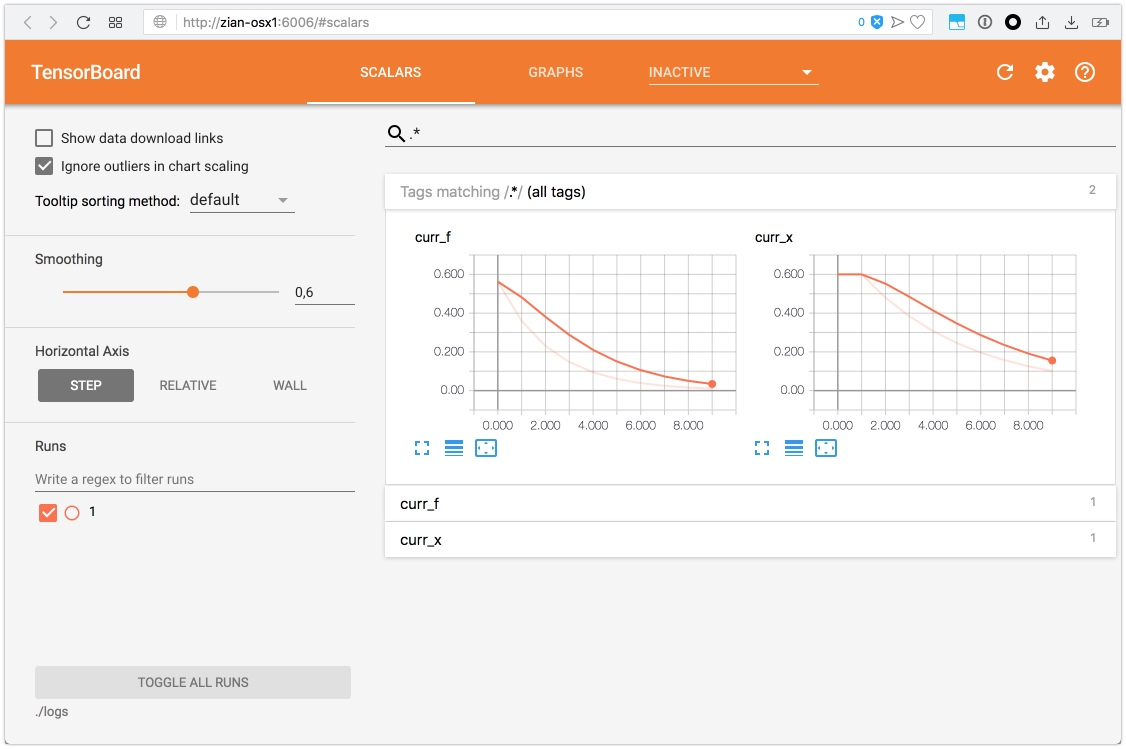
#> input picture ML/Unit 5 - Deep Learning/2 - Introduction to Deep Learning/Week2/images/TensorBoard.jpg, 1126 x 749 px
$ python -i image_preprocessor.py   (imports and definitions only)
#> lines starting #> are read from the running program, lines starting #| are printed output that depends on the picture
import os
import io
import requests
import base64
import numpy as np
from scipy.fftpack import dct
from PIL import Image


class ImageHasher:
    # [42 lines left out: functions hex_collector, average_hash, perceptual_hash, not called in this run]

    @staticmethod
    def difference_hash_image(image_data):
        """
        Generate a hash for an image using the dHash algorithm.
        """
        image = Image.open(io.BytesIO(image_data))
        image = image.convert('L').resize((9, 8), Image.LANCZOS)

        # Compare adjacent pixels.
        difference = []
        for row in range(8):
            for col in range(8):
                pixel_left = image.getpixel((col, row))
                pixel_right = image.getpixel((col + 1, row))
                difference.append(pixel_left > pixel_right)

        # Convert the binary array to a hexadecimal string.
        decimal_value = 0
        hex_string = []
        for index, value in enumerate(difference):
            if value:  # If this pixel is more intense than the next one
                decimal_value += 2 ** (index % 8)
            if (index % 8) == 7:  # Every 8 bits, append hex character
                hex_string.append(hex(decimal_value)[2:].rjust(2, '0'))
                decimal_value = 0

        return ''.join(hex_string)

    def combined_hash(self, image_data):
        """
        Combine dHash, aHash, and pHash to generate a more robust hash.
        """
        return self.difference_hash_image(image_data) + self.average_hash(image_data) + self.perceptual_hash(image_data)


class ImageDescriber:
    def __init__(self, api_key):
        self.api_key = api_key

    # [56 lines left out: functions encode_image, get_image_metadata, describe_image, not called in this run]

>>> import cv2
>>> picture = cv2.imread('../../../../../../Unit 5 - Deep Learning/2 - Introduction to Deep Learning/Week2/images/TensorBoard.jpg', cv2.IMREAD_GRAYSCALE)
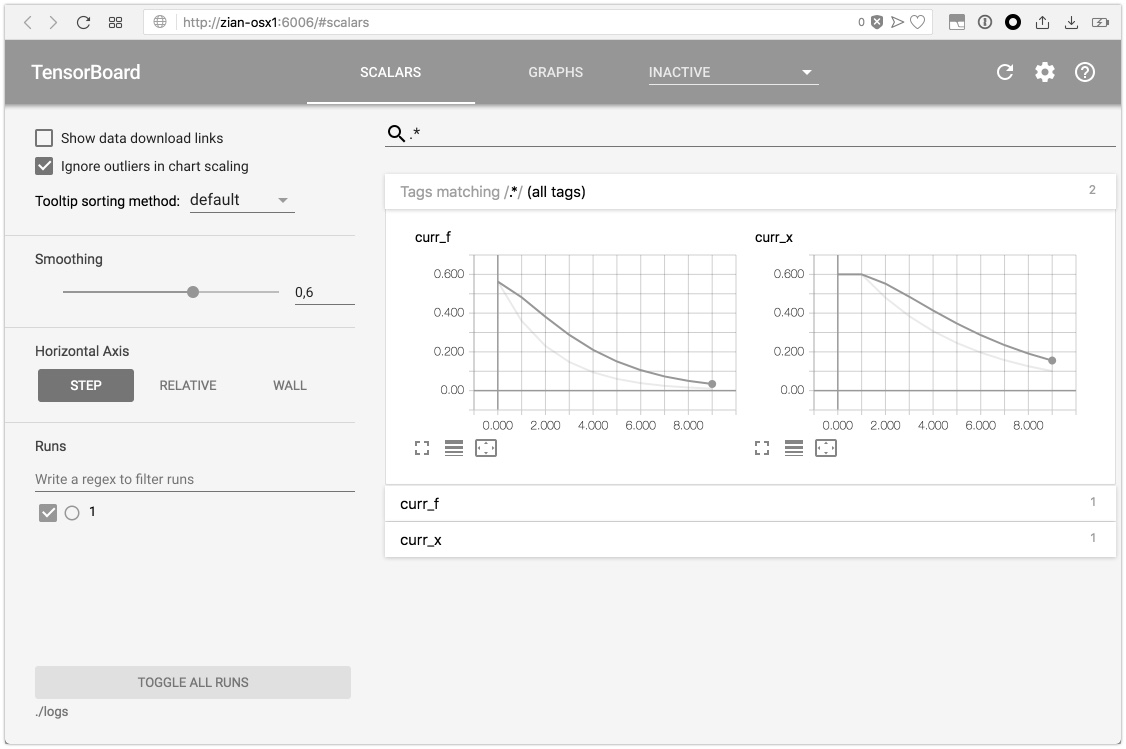
#> picture: shape (749, 1126); min 0, max 255, mean 236.4
#> (the run stopped early here; a loop or call above may not have finished)

$ run again, on ML/Unit 5 - Deep Learning/2 - Introduction to Deep Learning/Week2/images/gradient_descent.png
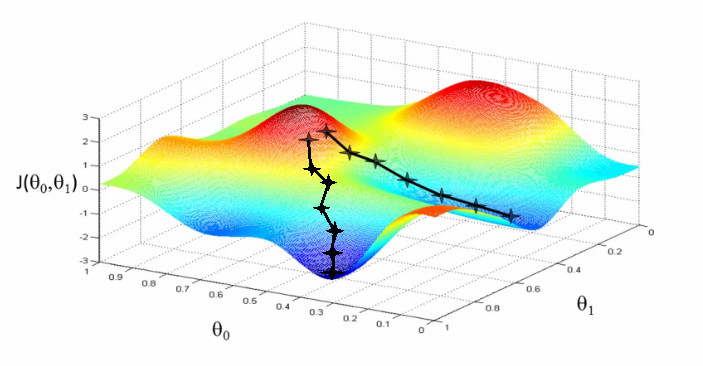
#> input picture ML/Unit 5 - Deep Learning/2 - Introduction to Deep Learning/Week2/images/gradient_descent.png, 703 x 366 px
#> `picture = cv2.imread('../../../../../../Unit 5 - Deep Learning/2 - Int..`:
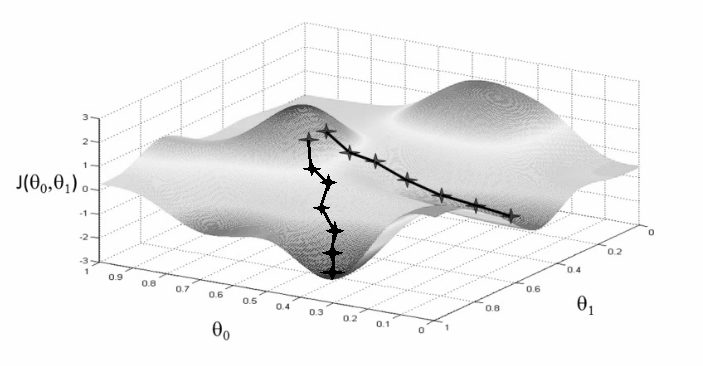
#> picture: shape (366, 703); min 0, max 255, mean 238.5
